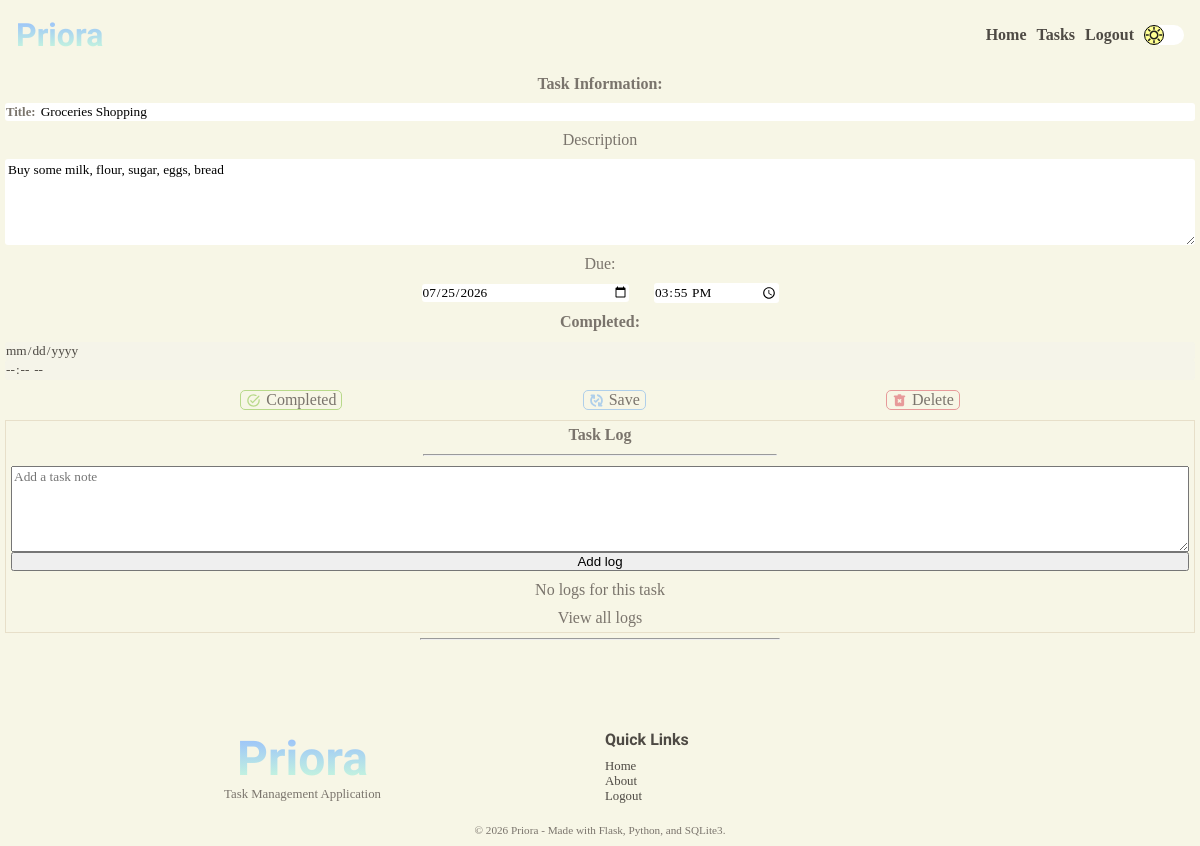
Before: /user/task/29 (signed in) with the older database file.
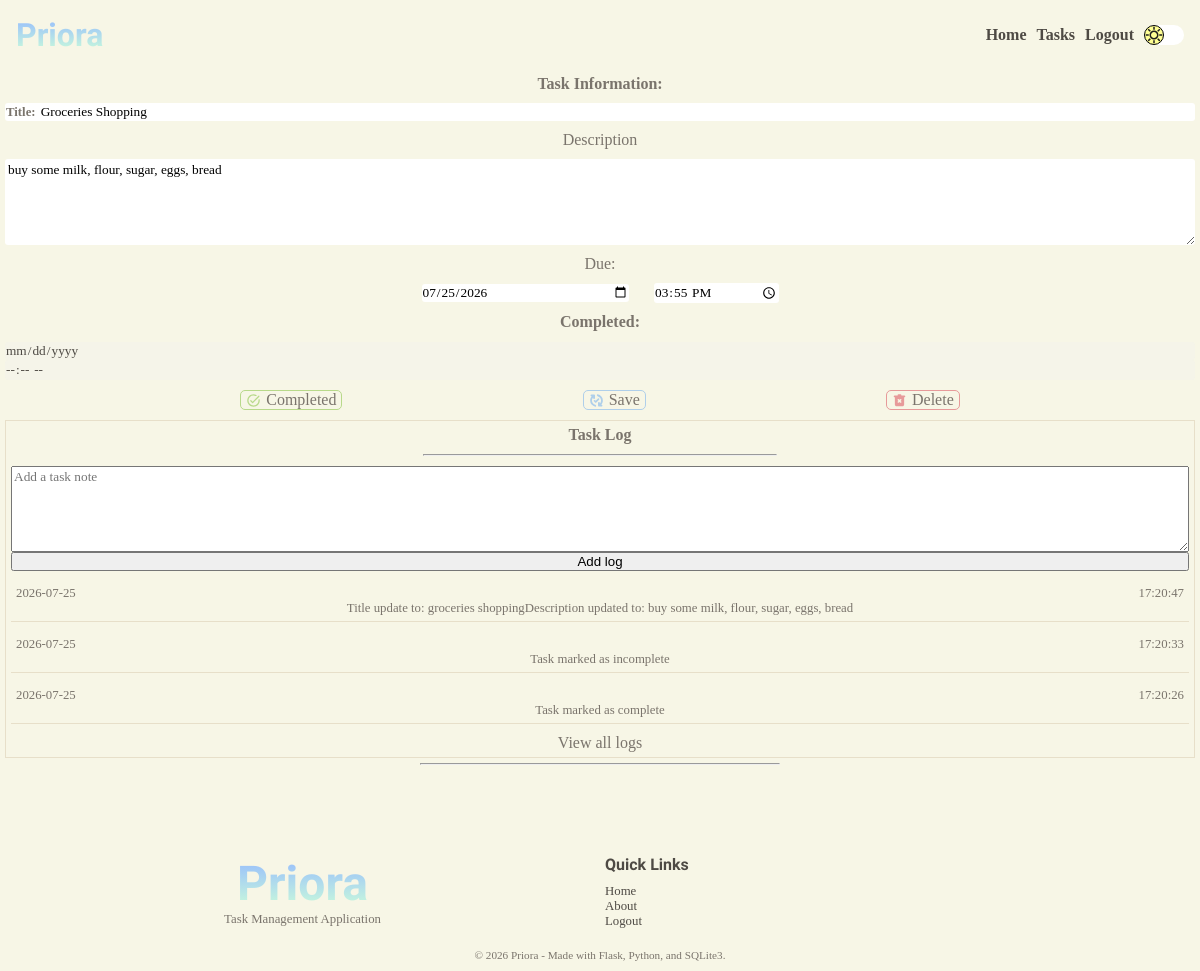
After: the same page with the newer database file.
### tables this page shows
CREATE TABLE "tasks" (
                            "task_id"	INTEGER NOT NULL UNIQUE,
                            "user_id"	INTEGER NOT NULL,
                            "title"	TEXT NOT NULL,
                            "description"	TEXT NOT NULL,
                            "due_date"	TEXT NOT NULL,
                            "due_time"	TEXT NOT NULL,
                            "completion_date"	TEXT,
                            "completion_time"	TEXT,
                            "completed"	INTEGER NOT NULL DEFAULT 0,
                            PRIMARY KEY("task_id" AUTOINCREMENT),
                            FOREIGN KEY("user_id") 
                                REFERENCES "users"("user_id")
                                ON DELETE CASCADE
                            );

CREATE TABLE "task_logs" (
                            "log_id"	INTEGER NOT NULL UNIQUE,
                            "task_id"	INTEGER NOT NULL,
                            "user_id"   INTEGER NOT NULL,
                            "date"	TEXT NOT NULL,
                            "time"	TEXT NOT NULL,
                            "comment"	TEXT NOT NULL,
                            PRIMARY KEY("log_id" AUTOINCREMENT),
                            FOREIGN KEY("task_id") 
                                REFERENCES "tasks"("task_id")
                                ON DELETE CASCADE,
                            FOREIGN KEY ("user_id")
                                REFERENCES "users"("user_id")
                                ON DELETE CASCADE
                            );

### app.py (the view)
@app.route("/user/task/<int:task_id>", methods=["GET", "POST"])
@login_required
@password_reset_required
def task(task_id):
    user = find_user_by_id(session.get("user-id"))
    task = search_task_by_id(task_id, user)
    title = f"{task['title']}"
    logs = get_task_logs(task_id, user)
    return render_template("tasks/task-page.html", title=title, task=task, logs=logs)

### app.py (called while the page is built)
@app.after_request
def security_headers(response):
    response.headers["Content-Security-Policy"] = (
        "default-src 'self'; "
        "script-src 'self'; "
        "style-src 'self' https://fonts.googleapis.com; "
        "font-src 'self' https://fonts.gstatic.com;"
    )
    return response

### services/auth.py (called while the page is built)
def login_required(f):
    @wraps(f)
    def decorated_function(*args, **kwargs):
        if session.get("user-id") is None:
            return redirect(url_for("login"))
        return f(*args, **kwargs)
    return decorated_function

def password_reset_required(f):
    @wraps(f)
    def decorated_function(*args, **kwargs):
        reset_req = is_reset_req(session.get("user-id"))
        if reset_req:
            return redirect(url_for("change_password"))
        return f(*args, **kwargs)
    return decorated_function

### services/database.py (called while the page is built)
def connect_database():
    os.makedirs("instance", exist_ok=True)
    connection = sqlite3.connect("instance/task-manager.db")
    connection.row_factory = sqlite3.Row
    connection.execute("PRAGMA foreign_keys = ON;")
    return connection

def find_user_by_id(user_id):
    connection = connect_database()
    cursor = connection.cursor()
    try:
        cursor.execute(
            """SELECT * FROM users WHERE user_id = ?;""",
            (user_id,),
        )
        user = cursor.fetchone()
        return user
    except Exception as e:
        print(e)
        return False
    finally:
        connection.close()

def is_reset_req(user_id):
    connection = connect_database()
    cursor = connection.cursor()
    try:
        cursor.execute(
            """SELECT reset FROM users WHERE user_id = ?;""",
            (user_id,),
        )
        required = cursor.fetchone()
        return bool(required and required["reset"] == 1)
    except Exception as e:
        print(e)
        return False
    finally:
        connection.close()

def find_task_by_id(task_id, user_id):
    connection = connect_database()
    cursor = connection.cursor()
    try:
        cursor.execute(
            """SELECT * FROM tasks WHERE task_id = ? AND user_id = ?;""",
            (task_id, user_id),
        )
        task = cursor.fetchone()
        return task
    except Exception as e:
        print(e)
        return False
    finally:
        connection.close()

### services/tasks.py (called while the page is built)
def search_task_by_id(task_id, user):
    user_id = user["user_id"]
    task = find_task_by_id(task_id, user_id)
    if task:
        return task
    return None

### templates/tasks/task-page.html (shortened to what this page needs)
{% extends 'layout.html' %} {% block content %}
<section class="task-view-section">
  <div class="task-view">
    <form
      action="{{ url_for('update_task', task_id = task['task_id']) }}"
      method="post"
      id="edit-task-form"
    >
      <p><strong>Task Information:</strong></p>
      <div class="task-view-input-box">
        <p>Title:</p>
        <input
          type="text"
          name="title"
          id="title"
          value="{{ task['title'].title() }}"
        />
      </div>
      <p>Description</p>
      <textarea name="description" id="description" rows="5">
{{ task['description'] }}</textarea
      >
      <p>Due:</p>
      <div class="task-view-due">
        <input
          type="date"
          name="due-date"
          id="due-date"
          value="{{ task['due_date'] }}"
        />
        <input
          type="time"
          name="due-time"
          id="due-time"
          value="{{ task['due_time'] }}"
        />
      </div>
      <p><strong>Completed:</strong></p>
      <div class="task-view-completed">
        <input
          type="date"
          name="completed-date"
          id="completed-date"
          value="{{ task['completion_date'] }}"
          disabled
        />
        <input
          type="time"
          name="completed-time"
          id="completed-time"
          value="{{ task['completion_time'] }}"
          disabled
        />
      </div>
      <div class="task-view-buttons-section">
        {% if task['completed'] == 0 %}
        <button
          formaction="{{url_for('task_complete', task_id=task['task_id'])}}"
          type="submit"
          formmethod="post"
          class="task-view-button complete"
        >
          <p>Completed</p>
        </button>
        {% endif %}
        <button
          form="edit-task-form"
          type="submit"
          formmethod="post"
          class="task-view-button save-changes"
        >
          <p>Save</p>
        </button>
        <button
          formaction="{{url_for('delete_task', task_id=task['task_id'])}}"
          type="submit"
          formmethod="post"
          class="task-view-button delete-task"
        >
          <p>Delete</p>
        </button>
      </div>
    </form>
  </div>
  <div class="task-view-log">
    <div class="task-log">
      <p><strong>Task Log</strong></p>
      <hr />
      <form
        action="{{url_for('add_task_log', task_id = task['task_id'])}}"
        method="post"
        class="add-log-form"
      >
        <textarea
          name="comment"
          id="comment"
          rows="5"
          placeholder="Add a task note"
        ></textarea>
        <input type="submit" value="Add log" />
      </form>
      {% if logs %} {% for log in logs %}
      <div class="log">
        <div class="log-info">
          <p>{{ log['date']}}</p>
          <p>{{ log['time']}}</p>
        </div>
        <div class="log-description">
          <p>{{ log['comment'] }}</p>
        </div>
      </div>
      {% endfor %} {% else %}
      <p>No logs for this task</p>
      {% endif %}
      <a href="{{ url_for('all_logs', task_id = task['task_id'])}}"
        ><p>View all logs</p></a
      >
    </div>
  </div>
</section>
{% endblock content %}

### templates/layout.html (shortened to what this page needs)
<!doctype html>
<html lang="en">
  <head>
    <link
      rel="stylesheet"
      href="{{ url_for('static', filename='css/styles.css' )}}"
    />
  </head>
  <body>
    <header>{% include 'header.html' %}</header>
    <main>{% block content %}{% endblock content %}</main>
    <footer>{% include 'footer.html' %}</footer>
  </body>
</html>

### templates/header.html (shortened to what this page needs)
<div class="nav-bar">
  <div>
    <a href="{{ url_for('home')}}"><h1 class="gradient-text">Priora</h1></a>
  </div>
  <div>
    <nav>
      <ul>
        {% if session.get('user-id') %}
        <li><a href="{{ url_for('account') }}">Home</a></li>
        <li><a href="{{ url_for('home') }}">Tasks</a></li>
        <li>
          <form action="{{ url_for('logout') }}" method="post">
            <input type="submit" value="Logout" class="logout-button" />
          </form>
        </li>
        {% else %}
        <li><a href="{{ url_for('home') }}">Home</a></li>
        <li><a href="{{ url_for('about') }}">About</a></li>
        <li><a href="{{ url_for('home') }}#features">Features</a></li>
        <li><a href="{{ url_for('login') }}">Login</a></li>
        {% endif %}
        <li>
          <div class="night-mode-button">
            <div class="night-mode-inner-button"></div>
          </div>
        </li>
      </ul>
    </nav>
  </div>
</div>

### templates/footer.html (shortened to what this page needs)
<div class="horizontal-line">
  <hr />
</div>
<div class="space"></div>
<section class="footer-section">
  <div class="footer-top">
    <div>
      <a href="{{ url_for('home')}}"><h1 class="gradient-text">Priora</h1></a>
      <p>Task Management Application</p>
    </div>
    <div>
      <p><strong>Quick Links</strong></p>
      <ul>
        <li><a href="{{ url_for('home') }}">Home</a></li>
        <li><a href="{{ url_for('about') }}">About</a></li>
        {% if session.get('user-id') %}
        <li>
          <form action="{{ url_for('logout') }}" method="post">
            <input type="submit" value="Logout" class="logout-button-footer" />
          </form>
        </li>
        {% else %}
        <li><a href="{{url_for('login')}}">Login</a></li>
        <li><a href="{{ url_for('register')}}">Register</a></li>
        {% endif %}
      </ul>
    </div>
  </div>
  <div class="footer-bottom">
    <p>© 2026 Priora - Made with Flask, Python, and SQLite3.</p>
  </div>
</section>

### static/css/base.css (style rules this page uses)
:root { --bg-color: #F7F6E6; --bg-task-card: white; --surface-color: #FFFFFF; --surface-secondary: #FFF8EF; --hero-gradient: linear-gradient(90deg, #CDFFD8 0%, #94B9FF 100%); --hero-bg-mb: url('/static/media/light-bg-mobile.gif'); --hero-bg-dk: url('/static/media/light-bg-desktop.gif'); --box-shadow: #4E4A44; --night-mode-button: url('/static/media/day.svg'); --primary-text: #4E4A44; --secondary-text: #7A746C; --accent-peach: #FFDFBD; --accent-beige: #E2C0AE; --accent-green: #D9E9B1; --accent-yellow: #F2EAA0; --border-color: #E7DFC9; --scrollbar-color: #E2C0AE; --success: #B8D98A; --warning: #F2EAA0; --danger: #E79A9A; --info: #AFCFEA; }
* { box-sizing: border-box; margin: 0; padding: 0; scrollbar-width: thin; scrollbar-color: #94B9FF var(--bg-color); }
html { overflow-x: hidden; scroll-behavior: smooth; }
body { background-color: var(--bg-color); font-family: cursive; overflow-x: hidden; }
h1, h2, h3, h4, h5, h6 { color: var(--primary-text) }
h1 { font-family: 'Leckerli One', cursive; }
p { color: var(--secondary-text); font-family: cursive; }
a { text-decoration: none; color: var(--primary-text) }
hr { width: 30%; color: var(--primary-text); }
.horizontal-line { width: 100%; display: flex; justify-content: center; }
.space { height: 10vh; }

### static/css/components/header.css (style rules this page uses)
.nav-bar { display: flex; padding: 1rem; justify-content: space-between; align-items: center; text-align: center; }
.nav-bar nav ul { display: flex; gap: 5px; align-items: center; justify-content: center; }
.nav-bar nav ul li { list-style-type: none; font-family: cursive; font-size: 0.8rem; }
.nav-bar nav ul li a { color: var(--primary-text); font-weight: bold; }
.night-mode-button { width: 40px; height: 20px; border-radius: 50px; background-color: white; transition: background-color 1s ease-in-out; }
.night-mode-inner-button { border: 1px solid black; height: 100%; width: 50%; border-radius: 100%; justify-content: center; align-items: center; display: flex; background-image: url('/static/media/day.svg'); background-position: center; background-repeat: no-repeat; background-size: contain; transition: transform 1s ease, background-image 1s ease-in-out; background-color: rgb(255, 255, 148); }
.logout-button { border: none; background: none; color: var(--primary-text); font-family: cursive; font-weight: bold; font-size: 0.8rem; }
@media screen and (min-width: 1000px) { .nav-bar nav ul li { font-size: 1rem; } }
@media screen and (min-width: 1000px) { .nav-bar { display: flex; padding: 1rem; justify-content: space-between; } }
@media screen and (min-width: 1000px) { .nav-bar nav ul { display: flex; gap: 10px; } }
@media screen and (min-width: 1000px) { .nav-bar nav ul li { list-style-type: none; } }
@media screen and (min-width: 1000px) { .logout-button { font-size: 1rem; } }

### static/css/components/footer.css (style rules this page uses)
.footer-section { padding: 10px; display: flex; flex-direction: column; justify-content: space-between; gap: 20px; }
.footer-top { display: grid; grid-template-columns: repeat(1, 1fr); gap: 10px; }
.footer-top h1 { font-size: 3rem; ; }
.footer-top p { font-size: 0.8rem; }
.footer-top>div { width: 100%; }
.footer-top div:nth-child(1) { text-align: center; }
.footer-top strong { font-size: 1rem; font-weight: bold; font-family: 'Leckerli One', cursive; color: var(--primary-text); }
.footer-top div ul { margin-top: 10px; }
.footer-top div ul li { list-style-type: none; font-size: 0.8rem; }
.logout-button-footer { font-size: 0.8rem; background: none; border: none; color: var(--primary-text); font-family: cursive; }
.footer-bottom { width: 100%; text-align: center; font-size: 0.7rem; }
@media screen and (min-width: 1000px) { .footer-top { grid-template-columns: repeat(2, 1fr); } }

### static/css/pages/main/home.css (style rules this page uses)
.gradient-text { background: linear-gradient(0deg, #CDFFD8, #94B9FF); -webkit-background-clip: text; background-clip: text; color: transparent; }
@media screen and (min-width: 1000px) { .nav-bar nav ul li { font-size: 1rem; } }
@media screen and (min-width: 1000px) { .nav-bar { display: flex; padding: 1rem; justify-content: space-between; } }
@media screen and (min-width: 1000px) { .nav-bar nav ul { display: flex; gap: 10px; } }
@media screen and (min-width: 1000px) { .nav-bar nav ul li { list-style-type: none; } }

Changed rows visible on the page:
changed tasks "Groceries Shopping": description "Buy some milk, flour, sugar, eggs, bread" → "buy some milk, flour, sugar, eggs, bread"
added task_logs: date "2026-07-25", time "17:20:47", comment "Title update to: groceries shoppingDescription updated to: buy some milk, flour, sugar, eggs, bread"
added task_logs: date "2026-07-25", time "17:20:33", comment "Task marked as incomplete"
added task_logs: date "2026-07-25", time "17:20:26", comment "Task marked as complete"
Other visible differences:
text no longer shown: "No logs for this task"
